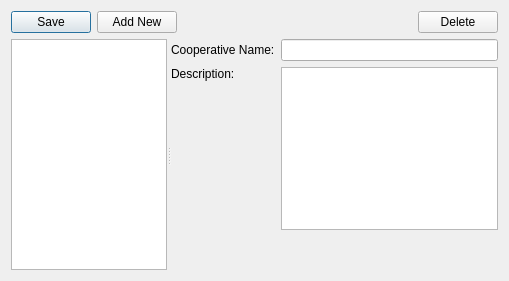
<?xml version="1.0" encoding="UTF-8"?>
<ui version="4.0">
 <class>CooperativeEditor</class>
 <widget class="QDialog" name="CooperativeEditor">
  <property name="geometry">
   <rect>
    <x>0</x>
    <y>0</y>
    <width>509</width>
    <height>281</height>
   </rect>
  </property>
  <property name="windowTitle">
   <string>Cooperatives</string>
  </property>
  <layout class="QVBoxLayout" name="verticalLayout">
   <item>
    <layout class="QHBoxLayout" name="horizontalLayout">
     <item>
      <widget class="QPushButton" name="cmdSave">
       <property name="text">
        <string>Save</string>
       </property>
      </widget>
     </item>
     <item>
      <widget class="QPushButton" name="cmdNewCooperative">
       <property name="text">
        <string>Add New</string>
       </property>
      </widget>
     </item>
     <item>
      <spacer name="horizontalSpacer">
       <property name="orientation">
        <enum>Qt::Horizontal</enum>
       </property>
       <property name="sizeHint" stdset="0">
        <size>
         <width>40</width>
         <height>20</height>
        </size>
       </property>
      </spacer>
     </item>
     <item>
      <widget class="QPushButton" name="cmdDeleteCooperative">
       <property name="text">
        <string>Delete</string>
       </property>
      </widget>
     </item>
    </layout>
   </item>
   <item>
    <widget class="QSplitter" name="splitter">
     <property name="sizePolicy">
      <sizepolicy hsizetype="Expanding" vsizetype="Preferred">
       <horstretch>0</horstretch>
       <verstretch>2</verstretch>
      </sizepolicy>
     </property>
     <property name="orientation">
      <enum>Qt::Horizontal</enum>
     </property>
     <widget class="QListView" name="lstCooperatives">
      <property name="maximumSize">
       <size>
        <width>156</width>
        <height>16777215</height>
       </size>
      </property>
     </widget>
     <widget class="QWidget" name="layoutWidget">
      <layout class="QGridLayout" name="gridLayout">
       <item row="1" column="1">
        <widget class="QPlainTextEdit" name="txtDescription">
         <property name="sizePolicy">
          <sizepolicy hsizetype="Expanding" vsizetype="Preferred">
           <horstretch>0</horstretch>
           <verstretch>1</verstretch>
          </sizepolicy>
         </property>
        </widget>
       </item>
       <item row="0" column="0">
        <widget class="QLabel" name="label">
         <property name="text">
          <string>Cooperative Name:</string>
         </property>
        </widget>
       </item>
       <item row="1" column="0">
        <widget class="QLabel" name="label_2">
         <property name="text">
          <string>Description:</string>
         </property>
         <property name="alignment">
          <set>Qt::AlignLeading|Qt::AlignLeft|Qt::AlignTop</set>
         </property>
        </widget>
       </item>
       <item row="0" column="1">
        <widget class="QLineEdit" name="txtCooperative"/>
       </item>
       <item row="2" column="1">
        <spacer name="verticalSpacer">
         <property name="orientation">
          <enum>Qt::Vertical</enum>
         </property>
         <property name="sizeHint" stdset="0">
          <size>
           <width>20</width>
           <height>40</height>
          </size>
         </property>
        </spacer>
       </item>
      </layout>
     </widget>
    </widget>
   </item>
  </layout>
 </widget>
 <resources/>
 <connections/>
</ui>
